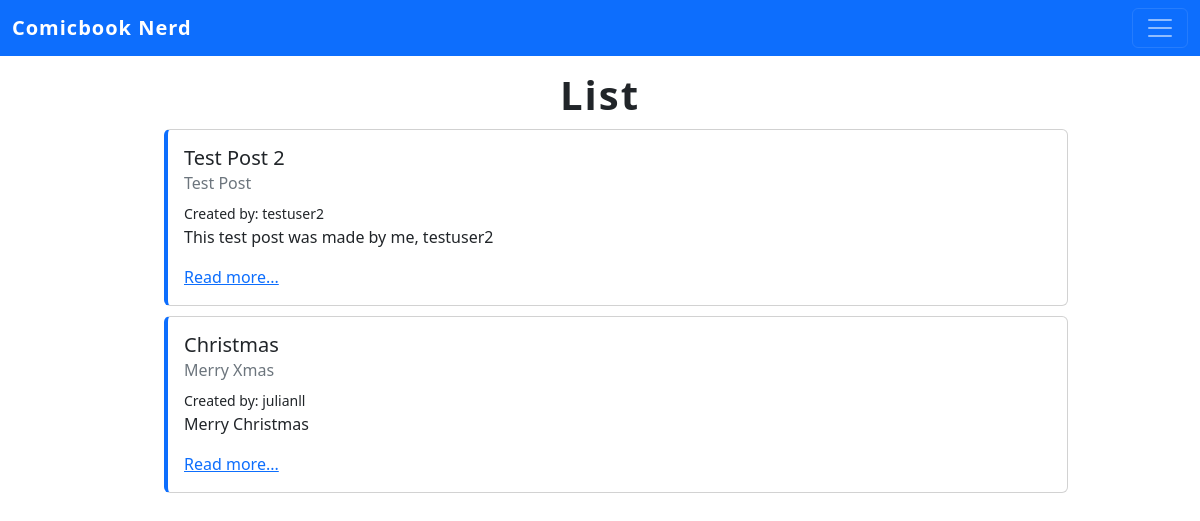
Page /posts/list/ (signed in) on the committed database.
### posts/models.py (models this page shows, shortened)
class Post(models.Model):
    title = models.CharField(max_length=256)
    subtitle = models.CharField(max_length=256)
    body = models.TextField()
    created_on = models.DateTimeField(auto_now_add=True)
    author = models.ForeignKey(
        get_user_model(),
        on_delete=models.CASCADE
    )
    status = models.ForeignKey(
        Status,
        on_delete=models.CASCADE,
        default=2
    )

### posts/views.py (the view)
# urls.py: path('list/', views.PostListView.as_view(), name='list'),
class PostListView(ListView):
    template_name = "posts/list.html"
    model = Post
    def get_context_data(self, **kwargs):
        context = super().get_context_data(**kwargs)
        status = Status.objects.get(id=1)
        context["post_list"] = Post.objects.filter(
            status=status).order_by("created_on").reverse()
        return context

### templates/posts/list.html (shortened to what this page needs)
{% extends 'base.html' %}
{% block content %}
<h1>List</h1>
<ul>
    {% for post in post_list %}
    <div class="card" >
        <div class="card-body">
            <h5 class="card-title">{{post.title}}</h5>
            <h6 class="card-subtitle mb-2 text-muted">{{post.subtitle}}</h6>
            <small class="card-text">Created by: {{post.author}}</small>
            <p class="card-text">{{post.body|truncatechars:500}}</p>
            <a href="{% url 'detail' post.id %}" class="card-link">Read more...</a>
        </div>
    </div>
    {% endfor %}
</ul>
{% endblock content %}

### static/css/base.css (style rules this page uses)
h1 { font-weight: 800; text-align: center; letter-spacing: 2px; margin-top: 15px; }
.card { width: 100%; margin-top: 10px; border-left: 4px solid #0D6EFD; }

### rows in the picture
Post: title "Test Post 2", subtitle "Test Post", author "testuser2", body "This test post was made by me, testuser2"
Post: title "Christmas", subtitle "Merry Xmas", author "julianll", body "Merry Christmas"
